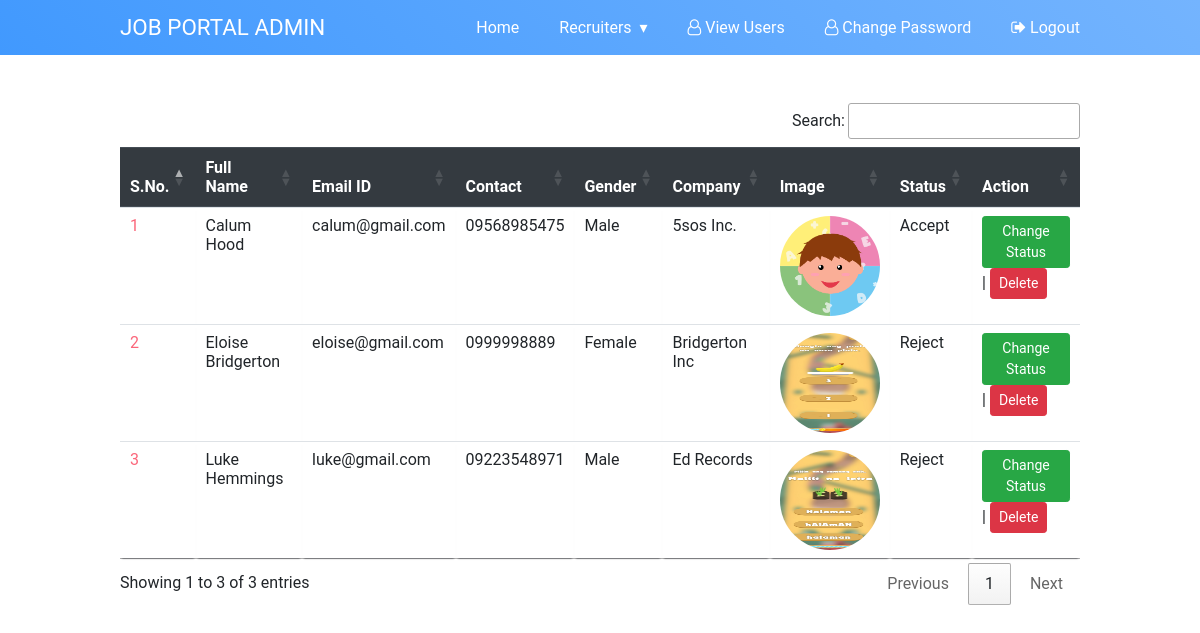
The page /recruiter_all (signed in) on the database its author committed.
### job/models.py (models this page shows, shortened)
class Recruiter(models.Model):
    user = models.ForeignKey(User, on_delete=models.CASCADE)
    mobile = models.CharField(max_length=15, null=True)
    image = models.FileField(null=True)
    gender = models.CharField(max_length=10, null=True)
    company= models.CharField(max_length=100, null=True)
    type = models.CharField(max_length=15, null=True)
    status = models.CharField(max_length=20, null=True)

### job/views.py (the view)
# urls.py: path('recruiter_all', recruiter_all, name="recruiter_all"),
def recruiter_all(request):
    if not request.user.is_authenticated:
        return redirect('admin_login')
    data = Recruiter.objects.all()
    d = {'data': data}
    return render(request, 'recruiter_all.html', d)

### job/templates/recruiter_all.html (shortened to what this page needs)
{% load static %} {% block body %} {% include 'admin_navigation.html' %}
<div class="container table-responsive py-5">
  <table class="table table-hover" id="example">
    <thead class="thead-dark">
      <tr>
        <th>S.No.</th>
        <th>Full Name</th>
        <th>Email ID</th>
        <th>Contact</th>
        <th>Gender</th>
        <th>Company</th>
        <th>Image</th>
        <th>Status</th>
        <th>Action</th>
      </tr>
    </thead>
    <tbody>
      {% for i in data %}
      <tr>
        <td>{{forloop.counter}}</td>
        <td>{{i.user.first_name}} {{i.user.last_name}}</td>
        <td>{{i.user.username}}</td>
        <td>{{i.mobile}}</td>
        <td>{{i.gender}}</td>
        <td>{{i.company}}</td>
        <td>
          <img
            src="{{i.image.url}}"
            style="width: 100px; height: 100px; border-radius: 50%"
          />
        </td>
        <td>{{i.status}}</td>
        <td>
          <a
            href="{% url 'change_status' i.id %}"
            class="btn btn-success btn-sm"
            >Change Status</a
          >
          |
          <a
            href="{% url 'delete_recruiter' i.user.id %}"
            class="btn btn-danger btn-sm"
            >Delete</a
          >
        </td>
      </tr>
      {% endfor %}
    </tbody>
  </table>
</div>
{% endblock %}

### job/templates/admin_navigation.html (style rules this page uses)
body { margin: 0; padding: 0; font-family: "Roboto", sans-serif; }

### job/templates/recruiter_all.html (style rules this page uses)
.container td { font-weight: normal; font-size: 1em; -webkit-box-shadow: 0 2px 2px -2px #0e1119; -moz-box-shadow: 0 2px 2px -2px #0e1119; box-shadow: 0 2px 2px -2px #0e1119; }
.container { text-align: left; overflow: hidden; width: 80%; margin: 0 auto; display: table; padding: 0 0 8em 0; }
.container td, .container th { padding-bottom: 2%; padding-top: 2%; padding-left: 2%; }
.container tr:nth-child(odd) { background-color: white; }
.container tr:nth-child(even) { background-color: white; }
.container th { background-color: white; }
.container td:first-child { color: #fb667a; }

### rows shown on the page
Recruiter: user.first_name "Calum", user.last_name "Hood", user.username "calum@gmail.com", mobile "09568985475", gender "Male", company "5sos Inc.", image (picture), status "Accept"
Recruiter: user.first_name "Eloise", user.last_name "Bridgerton", user.username "eloise@gmail.com", mobile "0999998889", gender "Female", company "Bridgerton Inc", image (picture), status "Reject"
Recruiter: user.first_name "Luke", user.last_name "Hemmings", user.username "luke@gmail.com", mobile "09223548971", gender "Male", company "Ed Records", image (picture), status "Reject"
